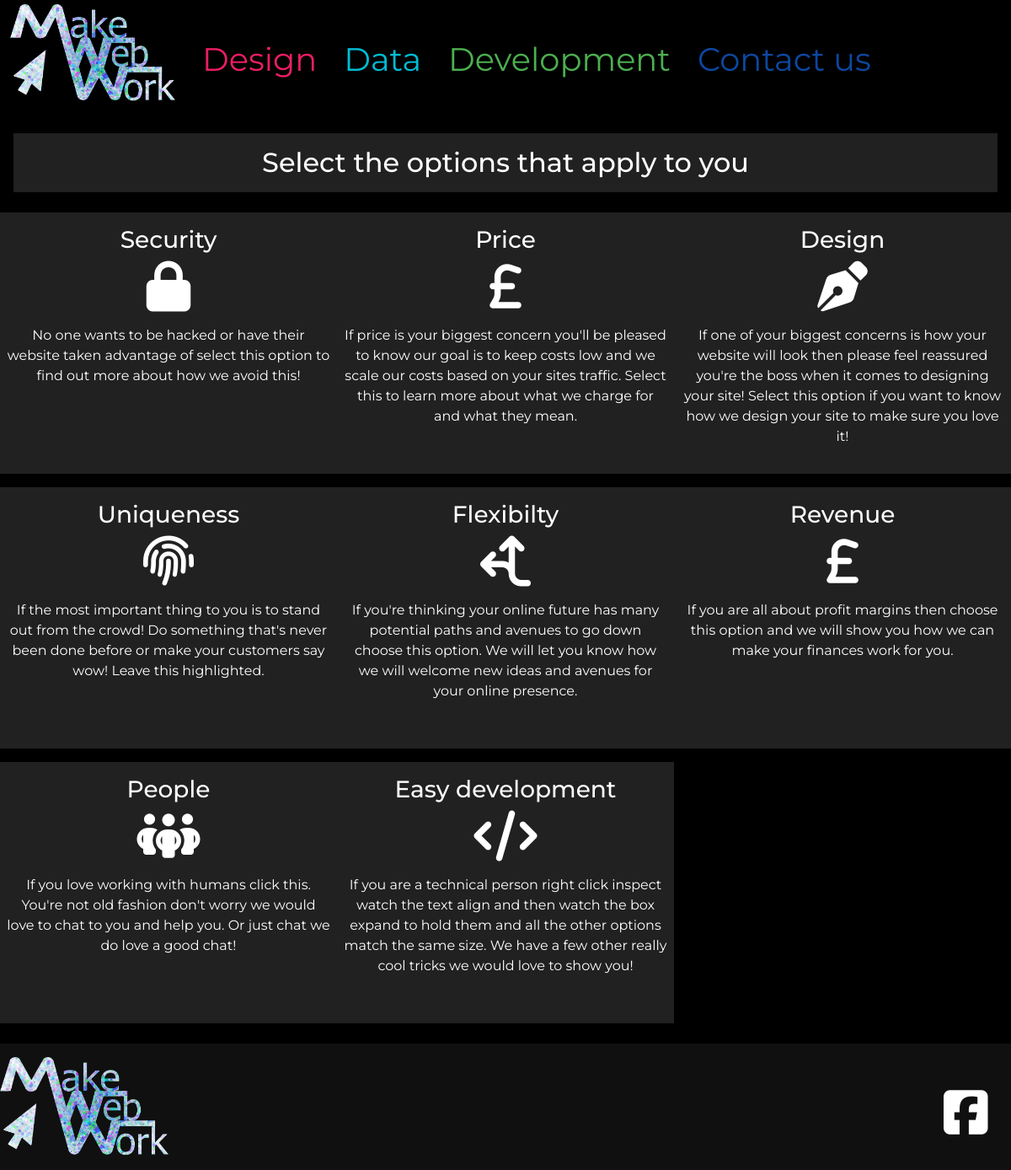
The app's page /important with its own data.
### default_site/models.py (models this page shows, shortened)
class ImportantOptions(models.Model):
    name = models.CharField(max_length=30, null=False, blank=False)
    icon = models.CharField(max_length=100, null=False, blank=False)
    description = models.CharField(max_length=250, null=False, blank=False)
    longdescription = models.CharField(max_length=5000, null=False, blank=False) # noqa
    display = models.BooleanField(null=False, blank=False, default=True)

class Socials(models.Model):
    brand = models.CharField(max_length=30, null=False, blank=False)
    fontawesome = models.CharField(max_length=50, null=False, blank=False)
    link = models.CharField(max_length=150, null="true", blank="true")
    display = models.BooleanField(null=False, blank=False, default=True)

### default_site/views.py (the view)
# urls.py: path('important', important_to_me, name="important"),
def important_to_me(request):
    context = {
        "socials": Socials.objects.all(),
        "options": ImportantOptions.objects.all()
    }
    return render(request, 'default_site/important_to_me.html', context)

### default_site/templates/default_site/important_to_me.html (shortened to what this page needs)
{% extends 'base.html' %}
{% load static %}
{% block content %}
<div id="initial" class="col-12">
    <h2 class="grey darken-4 mx-3 my-3 text-center py-3">Select the options that apply to you</h2>
    <div class="selection-container">
        {% for option in options %}
            {% if option.display %}
            <div id="{{option.name}}" class="col-12 col-lg-6 col-xl-4 col-xxl-2 grey darken-4 text-center my-2 selectable">
                <h3 class="pt-3">{{option.name}}</h3>
                <i class="{{option.icon}} important-icon"></i>
                <p class="mx-2 py-3">
                    {{option.description}}
                </p>
            </div>
            {% endif %}
        {% endfor %}
    </div>
</div>
{% endblock %}

### templates/base.html (shortened to what this page needs)
{% load static %}
<!doctype html>
<html lang="en">
  <head>
    {% block corecss %}
    <link href="https://cdn.jsdelivr.net/npm/bootstrap@5.0.2/dist/css/bootstrap.min.css" rel="stylesheet"
>
    <link rel="stylesheet" type="text/css" href="{% static '/css/colors.css' %}">
    <link rel="stylesheet" type="text/css" href="{% static '/css/styles.css' %}">
    {% endblock %}
  </head>
  <body class="black white-text">
    {% include 'includes/navbar.html' %}
    <div id="col-12">
    {% block content %}
    {% endblock %}
    </div>
    <footer class="mt-3 pt-3 grey op-1 general-container">
        <div class="col-2">
            <img class="img-fluid" src="{% static 'images/Makewebwork_logo.png' %}" alt="MakeWebWork's logo">
        </div>
        {% for icon in socials %}
            {% if icon.display and icon.link|length > 1 %}
            <div class="col-2">
                <a class="footer-icon" href="{{ icon.link }}">
                    <i class="{{icon.fontawesome}}"></i>
                </a>
            </div>
            {% endif %}
        {% endfor %}
    </footer>
  </body>
</html>

### static/css/styles.css (style rules this page uses)
a { text-decoration: none; color:inherit; }
body { font-family: 'Montserrat', sans-serif; }
.general-container { display: flex; width: 100%; flex-wrap: wrap; justify-content: space-between; flex-direction: row; align-items: center; }
.footer-icon { font-size: 10vw; padding-left:5vw }
.important-icon { font-size: 8vw; }
.selection-container { display: flex; width: 100%; flex-wrap: wrap; justify-content: left; flex-direction: row; align-items: center; }
@media (min-width: 992px) { .footer-icon { font-size: 5vw; padding-left:10vw } }
@media (min-width: 992px) { .important-icon { font-size: 5vw; } }

### records on screen
ImportantOptions: name "Security", description "No one wants to be hacked or have their website taken advantage of select this option to find out more about how we avoid this!"
ImportantOptions: name "Price", description "If price is your biggest concern you'll be pleased to know our goal is to keep costs low and we scale our costs based on your sites traffic. Select this to learn more about what we charge for and what they mean."
ImportantOptions: name "Design", description "If one of your biggest concerns is how your website will look then please feel reassured you're the boss when it comes to designing your site! Select this option if you want to know how we design your site to make sure you love it!"
ImportantOptions: name "Uniqueness", description "If the most important thing to you is to stand out from the crowd! Do something that's never been done before or make your customers say wow! Leave this highlighted."
ImportantOptions: name "Flexibilty", description "If you're thinking your online future has many potential paths and avenues to go down choose this option. We will let you know how we will welcome new ideas and avenues for your online presence."
ImportantOptions: name "Revenue", description "If you are all about profit margins then choose this option and we will show you how we can make your finances work for you."
ImportantOptions: name "People", description "If you love working with humans click this. You're not old fashion don't worry we would love to chat to you and help you. Or just chat we do love a good chat!"
ImportantOptions: name "Easy development", description "If you are a technical person right click inspect watch the text align and then watch the box expand to hold them and all the other options match the same size. We have a few other really cool tricks we would love to show you!"
